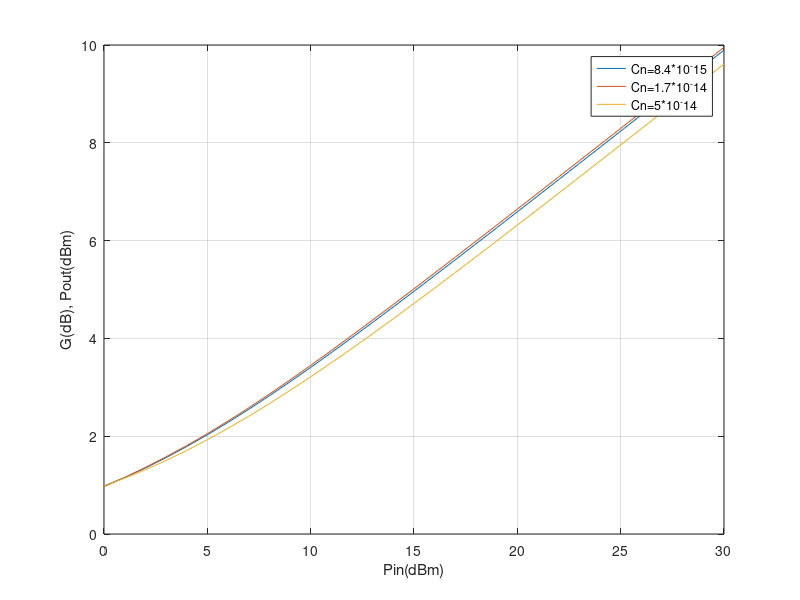

The MATLAB script that drew this image:
x_db=0:1:30;
x=10.^(x_db/10);
xth=10;
w=1.55.*(10.^(-6));
k=(2.*pi)./w;
L=1000;
D=0.08;
d_sq=(k.*(D.^2))./(4.*L);
Cn_sq=8.4.*(10.^(-15));
delta_sq=1.23.*(Cn_sq).*(k.^(7./6)).*(L.^(11./6));
delta=sqrt(delta_sq);
Cn2=1.7.*(10.^(-15));
delta_sq2=1.23.*(Cn2).*(k.^(7./6)).*(L.^(11./6));
Cn3=5.*(10.^(-14));
delta_sq3=1.23.*(Cn3).*(k.^(7./6)).*(L.^(11./6));
delta2=sqrt(delta_sq2);
delta3=sqrt(delta_sq3);
p1=((0.49.*delta_sq)./(1+(0.18.*d_sq)+(0.56.*(delta.^2.4))).^(7./6));
p2=((0.51.*delta_sq)./(1+(0.9.*d_sq)+(0.62.*d_sq.*(delta.^2.4))).^(5./6));
sig_sq=exp(p1+p2)-1;
sig=sqrt(sig_sq);
N=0;
for m = 1:8
    a=((-1).^(m+1))./m;
    A=log(x)-sig_sq;
b=erfcx(sqrt(2).*sig.*m+A./(2.*sqrt(2).*sig));
c=erfcx(sqrt(2).*sig.*m-A./(2.*sqrt(2).*sig));
N=N+(a.*(b+c));
end
y2=4.*sig./(sqrt(2.*pi));
y3=A.*exp((A.^2)./(8.*sig_sq)).*erfc(-A./(2.*1.414.*sig));
Co=exp(-(A.^2)./(8.*sig_sq))./(2.*log(2));
F=N+y2+y3;
C=Co.*F;
plot(x_db,C)
hold on
p1=((0.49.*delta_sq2)./(1+(0.18.*d_sq)+(0.56.*(delta2.^2.4))).^(7./6));
p2=((0.51.*delta_sq2)./(1+(0.9.*d_sq)+(0.62.*d_sq.*(delta2.^2.4))).^(5./6));
sig_sq=exp(p1+p2)-1;
sig=sqrt(sig_sq);
N=0;
for m = 1:8
    a=((-1).^(m+1))./m;
    A=log(x)-sig_sq;
b=erfcx(sqrt(2).*sig.*m+A./(2.*sqrt(2).*sig));
c=erfcx(sqrt(2).*sig.*m-A./(2.*sqrt(2).*sig));
N=N+(a.*(b+c));
end
y2=4.*sig./(sqrt(2.*pi));
y3=A.*exp((A.^2)./(8.*sig_sq)).*erfc(-A./(2.*1.414.*sig));
Co=exp(-(A.^2)./(8.*sig_sq))./(2.*log(2));
F=N+y2+y3;
C=Co.*F;
plot(x_db,C)
hold on
p1=((0.49.*delta_sq3)./(1+(0.18.*d_sq)+(0.56.*(delta3.^2.4))).^(7./6));
p2=((0.51.*delta_sq3)./(1+(0.9.*d_sq)+(0.62.*d_sq.*(delta3.^2.4))).^(5./6));
sig_sq=exp(p1+p2)-1;
sig=sqrt(sig_sq);
N=0;
for m = 1:8
    a=((-1).^(m+1))./m;
    A=log(x)-sig_sq;
b=erfcx(sqrt(2).*sig.*m+A./(2.*sqrt(2).*sig));
c=erfcx(sqrt(2).*sig.*m-A./(2.*sqrt(2).*sig));
N=N+(a.*(b+c));
end
y2=4.*sig./(sqrt(2.*pi));
y3=A.*exp((A.^2)./(8.*sig_sq)).*erfc(-A./(2.*1.414.*sig));
Co=exp(-(A.^2)./(8.*sig_sq))./(2.*log(2));
F=N+y2+y3;
C=Co.*F;
plot(x_db,C)
grid on
ylabel('G(dB), Pout(dBm)');
xlabel('Pin(dBm)');
hold off
legend('Cn=8.4*10^-15' , 'Cn=1.7*10^-14' , 'Cn=5*10^-14')